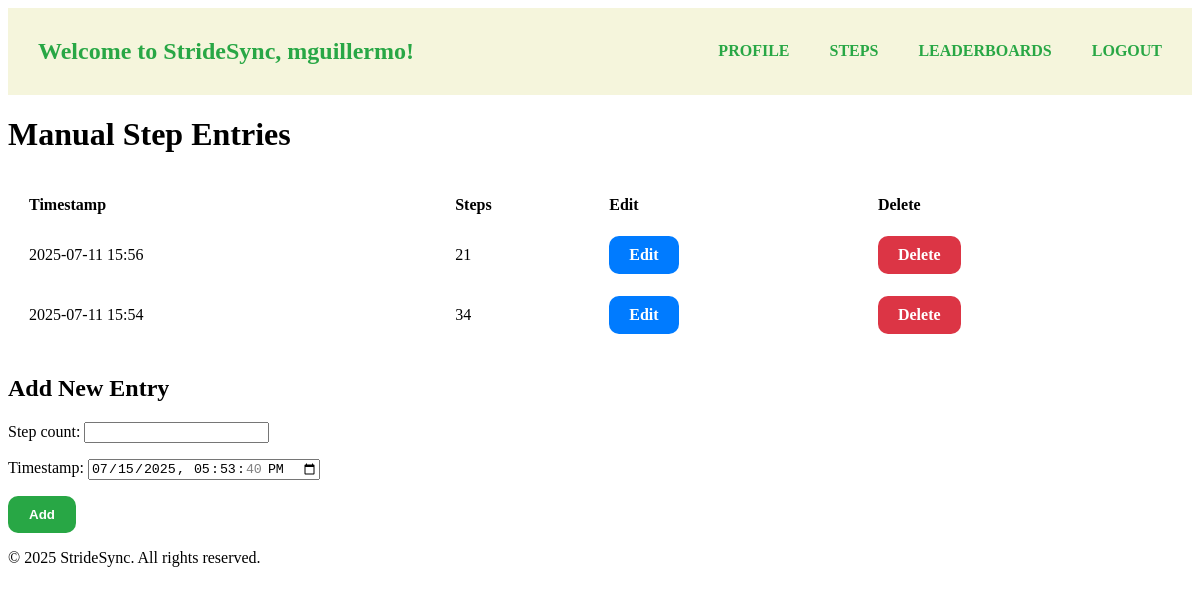
/steps/manual/ (signed in), run on an earlier commit of the app's database.
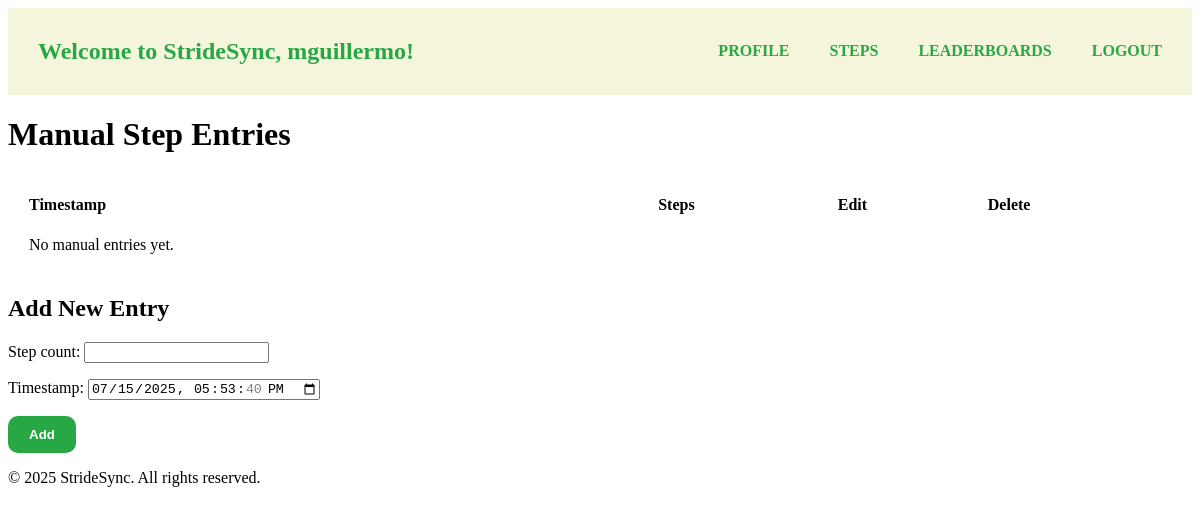
And on a later commit of the database.
### stridesyncapp/models.py (models this page shows, shortened)
class StepRecord(models.Model):
    user = models.ForeignKey(User, on_delete=models.CASCADE, related_name='steps')
    step_count = models.PositiveIntegerField()
    timestamp = models.DateTimeField(default=timezone.now)
    is_auto_synced = models.BooleanField(default=True)
    class Meta:
        ordering = ['-timestamp']

### stridesyncapp/views.py (the view)
# urls.py: path('steps/manual/', views.manual_step_entry, name='manual_step_entry'),
@login_required
def manual_step_entry(request):
    manual_steps = StepRecord.objects.filter(user=request.user, is_auto_synced=False).order_by('-timestamp')
    if request.method == 'POST':
        form = ManualStepEntryForm(request.POST)
        if form.is_valid():
            step_record = form.save(commit=False)
            step_record.user = request.user
            step_record.is_auto_synced = False
            step_record.save()
            return redirect('manual_step_entry')
    else:
        form = ManualStepEntryForm()
    return render(request, "stridesyncapp/manual_step_entry.html", {"form": form, 'manual_steps': manual_steps})

### stridesyncapp/forms.py
class ManualStepEntryForm(forms.ModelForm):
    class Meta:
        model = StepRecord
        fields = ['step_count', 'timestamp']
        widgets = {
            'timestamp': forms.DateTimeInput(attrs={'type': 'datetime-local'}),
        }

### stridesyncapp/templates/stridesyncapp/manual_step_entry.html (shortened to what this page needs)
{% extends 'stridesyncapp/base.html' %}
{% block content %}
<h1>Manual Step Entries</h1>
<table style="width:100%; border-spacing:20px; text-align:left; border-collapse:separate;">
    <thead>
    <tr>
        <th>Timestamp</th>
        <th>Steps</th>
        <th>Edit</th>
        <th>Delete</th>
    </tr>
    </thead>
    <tbody>
    {% for entry in manual_steps %}
        <tr>
        <td>{{ entry.timestamp|date:"Y-m-d H:i" }}</td>
        <td>{{ entry.step_count }}</td>
        <td>
            <a href="{% url 'manual_step_edit' entry.pk %}" class="btn btn-edit">Edit</a>
        </td>
        <td>
            <a href="{% url 'manual_step_delete' entry.pk %}"  class="btn btn-delete">Delete</a>
        </td>
        </tr>
    {% empty %}
        <tr>
        <td>No manual entries yet.</td>
        </tr>
    {% endfor %}
    </tbody>
</table>
<h2>
    {% if is_edit %}Edit Entry{% else %}Add New Entry{% endif %}
</h2>
<form method="post">
{{ form.as_p }}
<button type="submit" class="btn-submit">Add</button>
</form>
{% endblock %}

What changed in the data, as far as the page shows it:
removed StepRecord: timestamp "2025-07-11 15:56", step_count "21"
removed StepRecord: timestamp "2025-07-11 15:54", step_count "34"
Also different on the page:
text now shown: "No manual entries yet."
